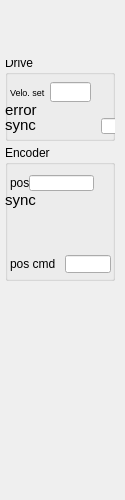
<?xml version="1.0" encoding="UTF-8"?>
<ui version="4.0">
 <class>Form</class>
 <widget class="QWidget" name="Form">
  <property name="geometry">
   <rect>
    <x>0</x>
    <y>0</y>
    <width>125</width>
    <height>500</height>
   </rect>
  </property>
  <property name="windowTitle">
   <string>Form</string>
  </property>
  <widget class="caInclude" name="cainclude">
   <property name="geometry">
    <rect>
     <x>0</x>
     <y>0</y>
     <width>125</width>
     <height>500</height>
    </rect>
   </property>
   <property name="macro">
    <string>IOC=$(IOC),MasterID=$(MasterID),SlaveID=$(SlaveID)</string>
   </property>
   <property name="filename" stdset="0">
    <string notr="true">A_RF_LLRF_ELETTRATUNING_include_E_slave_frame.ui</string>
   </property>
  </widget>
  <widget class="caFrame" name="caframe_4">
   <property name="geometry">
    <rect>
     <x>5</x>
     <y>60</y>
     <width>121</width>
     <height>241</height>
    </rect>
   </property>
   <property name="macro">
    <string notr="true">IOC=$(IOC),MasterID=$(MasterID),SlaveID=$(SlaveID),CH_ID=01</string>
   </property>
   <widget class="QGroupBox" name="groupBox_2">
    <property name="geometry">
     <rect>
      <x>0</x>
      <y>-5</y>
      <width>110</width>
      <height>86</height>
     </rect>
    </property>
    <property name="title">
     <string>Drive</string>
    </property>
    <widget class="caLineEdit" name="calineedit_5">
     <property name="geometry">
      <rect>
       <x>45</x>
       <y>27</y>
       <width>41</width>
       <height>20</height>
      </rect>
     </property>
     <property name="channel" stdset="0">
      <string notr="true">$(IOC):m$(MasterID)s$(SlaveID)-Drv$(CH_ID)-Spd</string>
     </property>
     <property name="background">
      <color alpha="0">
       <red>160</red>
       <green>160</green>
       <blue>164</blue>
      </color>
     </property>
     <property name="colorMode">
      <enum>caLineEdit::Static</enum>
     </property>
     <property name="precisionMode">
      <enum>caLineEdit::Channel</enum>
     </property>
     <property name="unitsEnabled">
      <bool>false</bool>
     </property>
    </widget>
    <widget class="caLabel" name="calabel_14">
     <property name="geometry">
      <rect>
       <x>5</x>
       <y>27</y>
       <width>41</width>
       <height>20</height>
      </rect>
     </property>
     <property name="font">
      <font>
       <pointsize>7</pointsize>
      </font>
     </property>
     <property name="text">
      <string>Velo. set</string>
     </property>
    </widget>
    <widget class="caLed" name="caled_Error">
     <property name="geometry">
      <rect>
       <x>90</x>
       <y>50</y>
       <width>18</width>
       <height>16</height>
      </rect>
     </property>
     <property name="sizePolicy">
      <sizepolicy hsizetype="Preferred" vsizetype="MinimumExpanding">
       <horstretch>0</horstretch>
       <verstretch>0</verstretch>
      </sizepolicy>
     </property>
     <property name="minimumSize">
      <size>
       <width>4</width>
       <height>12</height>
      </size>
     </property>
     <property name="toolTip">
      <string>&lt;html&gt;&lt;head/&gt;&lt;body&gt;&lt;p&gt;E-Bus Power Status&lt;/p&gt;&lt;/body&gt;&lt;/html&gt;</string>
     </property>
     <property name="rectangular">
      <bool>true</bool>
     </property>
     <property name="gradientEnabled">
      <bool>false</bool>
     </property>
     <property name="ledHeight">
      <number>10</number>
     </property>
     <property name="channel" stdset="0">
      <string notr="true">$(IOC):m$(MasterID)s$(SlaveID)-Drv$(CH_ID)-ErrAlrm</string>
     </property>
     <property name="colorMode">
      <enum>caLed::Static</enum>
     </property>
     <property name="falseColor">
      <color>
       <red>170</red>
       <green>0</green>
       <blue>0</blue>
      </color>
     </property>
     <property name="trueColor">
      <color>
       <red>0</red>
       <green>85</green>
       <blue>0</blue>
      </color>
     </property>
     <property name="trueValue">
      <string notr="true">0</string>
     </property>
     <property name="falseValue">
      <string notr="true">1</string>
     </property>
    </widget>
    <widget class="caLabel" name="calabel_17">
     <property name="geometry">
      <rect>
       <x>0</x>
       <y>45</y>
       <width>41</width>
       <height>20</height>
      </rect>
     </property>
     <property name="font">
      <font>
       <pointsize>11</pointsize>
      </font>
     </property>
     <property name="text">
      <string>error</string>
     </property>
    </widget>
    <widget class="caLineEdit" name="calineedit_6">
     <property name="geometry">
      <rect>
       <x>96</x>
       <y>63</y>
       <width>18</width>
       <height>16</height>
      </rect>
     </property>
     <property name="channel" stdset="0">
      <string notr="true">$(IOC):m$(MasterID)s$(SlaveID)-Drv01-VolAct</string>
     </property>
     <property name="background">
      <color alpha="0">
       <red>160</red>
       <green>160</green>
       <blue>164</blue>
      </color>
     </property>
     <property name="colorMode">
      <enum>caLineEdit::Static</enum>
     </property>
     <property name="precisionMode">
      <enum>caLineEdit::Channel</enum>
     </property>
     <property name="unitsEnabled">
      <bool>true</bool>
     </property>
    </widget>
    <widget class="caLabel" name="calabel_19">
     <property name="geometry">
      <rect>
       <x>0</x>
       <y>60</y>
       <width>41</width>
       <height>20</height>
      </rect>
     </property>
     <property name="font">
      <font>
       <pointsize>11</pointsize>
      </font>
     </property>
     <property name="text">
      <string>sync</string>
     </property>
    </widget>
    <widget class="caLed" name="caled_Error_3">
     <property name="geometry">
      <rect>
       <x>90</x>
       <y>65</y>
       <width>18</width>
       <height>16</height>
      </rect>
     </property>
     <property name="sizePolicy">
      <sizepolicy hsizetype="Preferred" vsizetype="MinimumExpanding">
       <horstretch>0</horstretch>
       <verstretch>0</verstretch>
      </sizepolicy>
     </property>
     <property name="minimumSize">
      <size>
       <width>4</width>
       <height>12</height>
      </size>
     </property>
     <property name="toolTip">
      <string>&lt;html&gt;&lt;head/&gt;&lt;body&gt;&lt;p&gt;E-Bus Power Status&lt;/p&gt;&lt;/body&gt;&lt;/html&gt;</string>
     </property>
     <property name="rectangular">
      <bool>true</bool>
     </property>
     <property name="gradientEnabled">
      <bool>false</bool>
     </property>
     <property name="ledHeight">
      <number>10</number>
     </property>
     <property name="channel" stdset="0">
      <string notr="true">$(IOC):m$(MasterID)s$(SlaveID)-Drv$(CH_ID)-SyncErrAlrm</string>
     </property>
     <property name="colorMode">
      <enum>caLed::Static</enum>
     </property>
     <property name="falseColor">
      <color>
       <red>170</red>
       <green>0</green>
       <blue>0</blue>
      </color>
     </property>
     <property name="trueColor">
      <color>
       <red>0</red>
       <green>85</green>
       <blue>0</blue>
      </color>
     </property>
     <property name="trueValue">
      <string notr="true">0</string>
     </property>
     <property name="falseValue">
      <string notr="true">1</string>
     </property>
    </widget>
    <widget class="caRelatedDisplay" name="carelateddisplay_5">
     <property name="geometry">
      <rect>
       <x>90</x>
       <y>30</y>
       <width>15</width>
       <height>16</height>
      </rect>
     </property>
     <property name="maximumSize">
      <size>
       <width>15</width>
       <height>16</height>
      </size>
     </property>
     <property name="labels">
      <string>&gt;</string>
     </property>
     <property name="files">
      <string>ecmcGraph_v1.ui</string>
     </property>
     <property name="args">
      <string>TITLE=m$(MasterID)s$(SlaveID).VeloSet: Velocity Setpoint,PV=$(IOC):m$(MasterID)s$(SlaveID)-Drv$(CH_ID)-Spd,IOC=$(IOC)</string>
     </property>
    </widget>
   </widget>
   <widget class="QGroupBox" name="groupBox">
    <property name="geometry">
     <rect>
      <x>0</x>
      <y>85</y>
      <width>110</width>
      <height>136</height>
     </rect>
    </property>
    <property name="title">
     <string>Encoder</string>
    </property>
    <widget class="caLineEdit" name="calineedit_3">
     <property name="geometry">
      <rect>
       <x>60</x>
       <y>110</y>
       <width>46</width>
       <height>18</height>
      </rect>
     </property>
     <property name="channel" stdset="0">
      <string notr="true">$(IOC):m$(MasterID)s$(SlaveID)-Enc$(CH_ID)-PosCmd</string>
     </property>
     <property name="background">
      <color alpha="0">
       <red>160</red>
       <green>160</green>
       <blue>164</blue>
      </color>
     </property>
     <property name="colorMode">
      <enum>caLineEdit::Static</enum>
     </property>
     <property name="precisionMode">
      <enum>caLineEdit::User</enum>
     </property>
    </widget>
    <widget class="caLabel" name="calabel_8">
     <property name="geometry">
      <rect>
       <x>5</x>
       <y>110</y>
       <width>61</width>
       <height>18</height>
      </rect>
     </property>
     <property name="text">
      <string>pos cmd</string>
     </property>
     <property name="alignment">
      <set>Qt::AlignLeading|Qt::AlignLeft|Qt::AlignVCenter</set>
     </property>
    </widget>
    <widget class="caRelatedDisplay" name="carelateddisplay_3">
     <property name="geometry">
      <rect>
       <x>90</x>
       <y>30</y>
       <width>15</width>
       <height>16</height>
      </rect>
     </property>
     <property name="minimumSize">
      <size>
       <width>15</width>
       <height>16</height>
      </size>
     </property>
     <property name="maximumSize">
      <size>
       <width>15</width>
       <height>16</height>
      </size>
     </property>
     <property name="labels">
      <string>&gt;</string>
     </property>
     <property name="files">
      <string>ecmcGraph_v1.ui</string>
     </property>
     <property name="args">
      <string>TITLE=m$(MasterID)s$(SlaveID).Enc01: Actual Position,PV=$(IOC):m$(MasterID)s$(SlaveID)-Enc$(CH_ID)-PosAct,IOC=$(IOC)</string>
     </property>
    </widget>
    <widget class="caLabel" name="calabel_7">
     <property name="geometry">
      <rect>
       <x>5</x>
       <y>30</y>
       <width>26</width>
       <height>16</height>
      </rect>
     </property>
     <property name="text">
      <string>pos</string>
     </property>
    </widget>
    <widget class="caLineEdit" name="calineedit">
     <property name="geometry">
      <rect>
       <x>24</x>
       <y>30</y>
       <width>65</width>
       <height>16</height>
      </rect>
     </property>
     <property name="channel" stdset="0">
      <string notr="true">$(IOC):m$(MasterID)s$(SlaveID)-Enc$(CH_ID)-PosAct</string>
     </property>
     <property name="background">
      <color alpha="0">
       <red>160</red>
       <green>160</green>
       <blue>164</blue>
      </color>
     </property>
     <property name="colorMode">
      <enum>caLineEdit::Static</enum>
     </property>
     <property name="precisionMode">
      <enum>caLineEdit::User</enum>
     </property>
    </widget>
    <widget class="caLed" name="caled_Error_5">
     <property name="geometry">
      <rect>
       <x>90</x>
       <y>50</y>
       <width>18</width>
       <height>16</height>
      </rect>
     </property>
     <property name="sizePolicy">
      <sizepolicy hsizetype="Preferred" vsizetype="MinimumExpanding">
       <horstretch>0</horstretch>
       <verstretch>0</verstretch>
      </sizepolicy>
     </property>
     <property name="minimumSize">
      <size>
       <width>4</width>
       <height>12</height>
      </size>
     </property>
     <property name="toolTip">
      <string>&lt;html&gt;&lt;head/&gt;&lt;body&gt;&lt;p&gt;E-Bus Power Status&lt;/p&gt;&lt;/body&gt;&lt;/html&gt;</string>
     </property>
     <property name="rectangular">
      <bool>true</bool>
     </property>
     <property name="gradientEnabled">
      <bool>false</bool>
     </property>
     <property name="ledHeight">
      <number>10</number>
     </property>
     <property name="channel" stdset="0">
      <string notr="true">$(IOC):m$(MasterID)s$(SlaveID)-Enc$(CH_ID)-SyncErrAlrm</string>
     </property>
     <property name="colorMode">
      <enum>caLed::Static</enum>
     </property>
     <property name="falseColor">
      <color>
       <red>170</red>
       <green>0</green>
       <blue>0</blue>
      </color>
     </property>
     <property name="trueColor">
      <color>
       <red>0</red>
       <green>85</green>
       <blue>0</blue>
      </color>
     </property>
     <property name="trueValue">
      <string notr="true">0</string>
     </property>
     <property name="falseValue">
      <string notr="true">1</string>
     </property>
    </widget>
    <widget class="caLabel" name="calabel_20">
     <property name="geometry">
      <rect>
       <x>0</x>
       <y>45</y>
       <width>41</width>
       <height>20</height>
      </rect>
     </property>
     <property name="font">
      <font>
       <pointsize>11</pointsize>
      </font>
     </property>
     <property name="text">
      <string>sync</string>
     </property>
    </widget>
   </widget>
  </widget>
 </widget>
 <customwidgets>
  <customwidget>
   <class>caRelatedDisplay</class>
   <extends>QWidget</extends>
   <header>caRelatedDisplay</header>
  </customwidget>
  <customwidget>
   <class>caFrame</class>
   <extends>QFrame</extends>
   <header>caFrame</header>
   <container>1</container>
  </customwidget>
  <customwidget>
   <class>caLabel</class>
   <extends>QLabel</extends>
   <header>caLabel</header>
  </customwidget>
  <customwidget>
   <class>caInclude</class>
   <extends>QWidget</extends>
   <header>caInclude</header>
  </customwidget>
  <customwidget>
   <class>caLed</class>
   <extends>QWidget</extends>
   <header>caLed</header>
  </customwidget>
  <customwidget>
   <class>caLineEdit</class>
   <extends>QLineEdit</extends>
   <header>caLineEdit</header>
  </customwidget>
 </customwidgets>
 <resources/>
 <connections/>
</ui>
